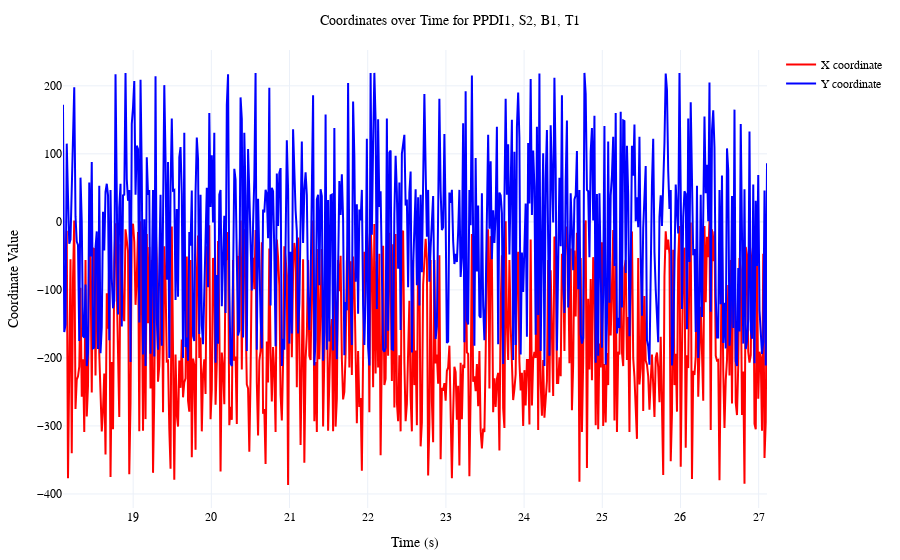

The code cell stored with this chart in its notebook:
### Code cell
plot_trial_coordinates(
    trial_df,
    time="motion_time",
    plot_over_time=True,
)

### Figure 1 — Plotly figure (JSON) as saved in the notebook; plotly's stock layout.template omitted (floating-point values rounded to 4 significant figures; data arrays with more than 128 entries replaced by an {"elided": "..."} marker saying what was removed)
{"data": [{"line": {"color": "red"}, "mode": "lines", "name": "X coordinate", "type": "scatter", "x": {"elided": "564 float values"}, "y": {"elided": "564 int values"}}, {"line": {"color": "blue"}, "mode": "lines", "name": "Y coordinate", "type": "scatter", "x": {"elided": "564 float values"}, "y": {"elided": "564 int values"}}], "layout": {"font": {"color": "black", "family": "Times New Roman", "size": 12}, "margin": {"b": 50, "l": 50, "r": 50, "t": 50}, "showlegend": true, "title": {"font": {"size": 14}, "text": "Coordinates over Time for PPDI1, S2, B1, T1", "x": 0.5}, "xaxis": {"title": {"text": "Time (s)"}}, "yaxis": {"title": {"text": "Coordinate Value"}}}}
